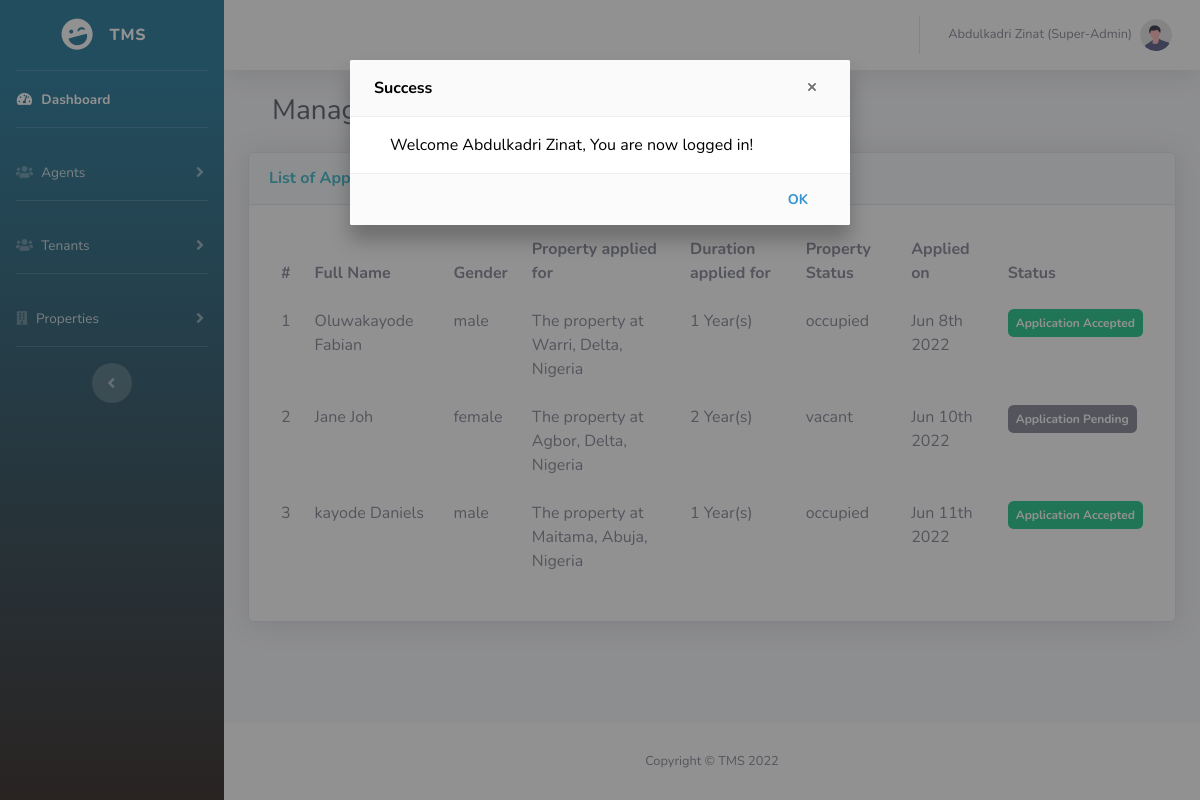
The page /app/applyFor_rent_list.php (signed in) on the database as committed earlier.
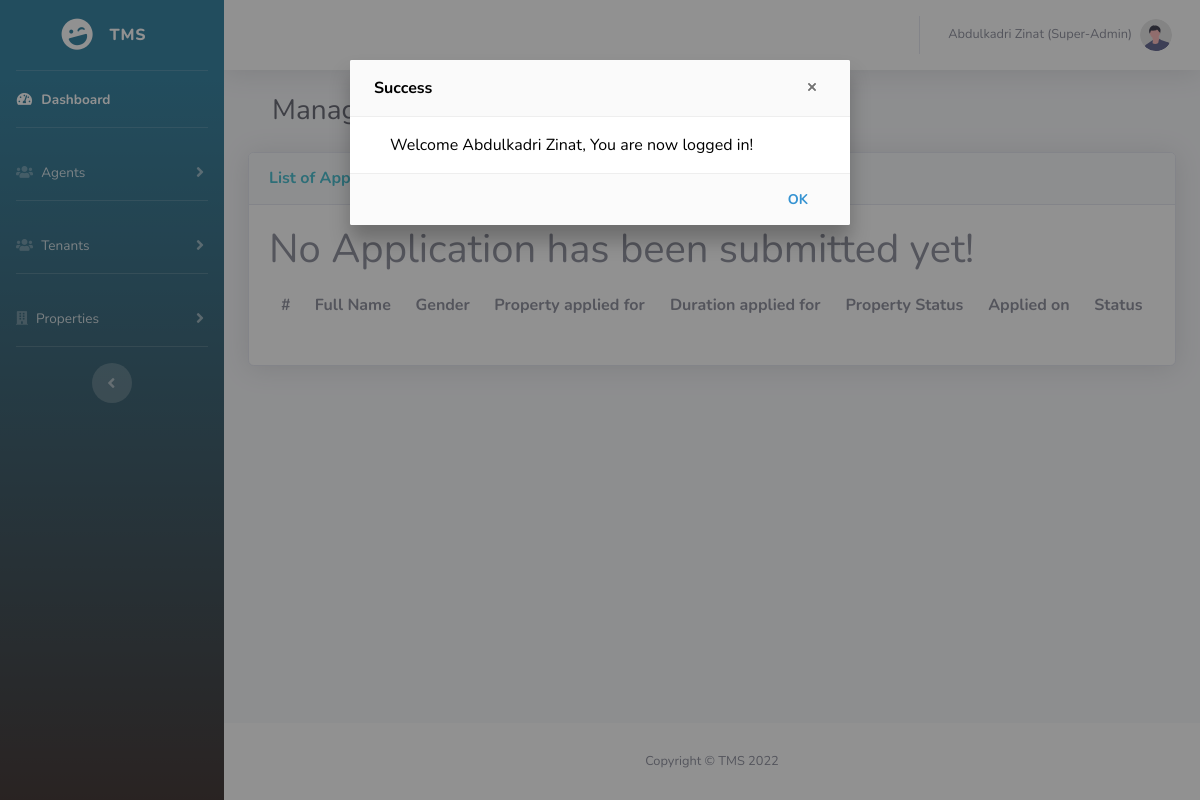
The same page on the database as committed later.
### tables this page shows
CREATE TABLE `application_for_property` (
  `application_id` int(5) NOT NULL,
  `first_name` varchar(100) NOT NULL,
  `last_name` varchar(100) NOT NULL,
  `gender` varchar(9) NOT NULL,
  `email` varchar(255) NOT NULL,
  `phone_no` varchar(20) NOT NULL,
  `property_id` int(5) NOT NULL,
  `applicant_state` varchar(50) NOT NULL,
  `applicant_lga` varchar(50) NOT NULL,
  `duration` int(11) NOT NULL,
  `applied_on` datetime NOT NULL DEFAULT current_timestamp()
);

CREATE TABLE `properties` (
  `property_id` int(5) NOT NULL,
  `admin_id` int(5) DEFAULT NULL,
  `country` varchar(50) NOT NULL,
  `state` varchar(50) NOT NULL,
  `city` varchar(50) NOT NULL,
  `address` varchar(100) NOT NULL,
  `description` varchar(255) NOT NULL,
  `rent_amount` decimal(10,2) NOT NULL,
  `image` varchar(255) NOT NULL,
  `property_status` enum('vacant','occupied') NOT NULL DEFAULT 'vacant',
  `assigned_status` enum('not_assigned','assigned') NOT NULL DEFAULT 'not_assigned',
  `tenant_id` int(5) DEFAULT NULL,
  `created_on` datetime NOT NULL DEFAULT current_timestamp()
);

### app/applyFor_rent_list.php (the view, shortened to what this page needs)
<?php
require '../config/config.php';
$data = '';
try {
    if ($_SESSION['role'] == 'agent') {
        $stmt = $connect->prepare('SELECT * FROM application_for_property JOIN properties ON application_for_property.property_id=properties.property_id WHERE application_for_property.property_id=:property_id');
        $stmt->execute([':property_id' => $_GET['property_id']]);
        $data2 = $stmt->fetchAll(PDO::FETCH_ASSOC);
        $data = $data2;
    } else if ($_SESSION['role'] == 'super_admin') {
        $stmt = $connect->prepare('SELECT * FROM application_for_property JOIN properties ON application_for_property.property_id=properties.property_id');
        $stmt->execute();
        $data2 = $stmt->fetchAll(PDO::FETCH_ASSOC);
        $data = $data2;
    }
} catch (PDOException $e) {
    $errMsg = $e->getMessage();
}
?>
<?php include '../include/header.php'; ?>
<?php require_once '../include/sideBar.php'; ?>
<div id="content-wrapper" class="d-flex flex-column">
    <div id="content">
        <?php require_once("../include/topBar.php") ?>
        <div class="container-fluid">
            <h1 class="h3 m-4 text-gray-800">Manage Properties</h1>
            <div class="card shadow mb-4">
                <div class="card-header py-3">
                    <h6 class="m-0 font-weight-bold text-info">List of Applicants</h6>
                </div>
                <div class="card-body">
                    <div class="table-responsive">
                        <table class="table table-borderless table-hover">
                            <thead>
                                <tr>
                                    <th scope="col">#</th>
                                    <th scope="col">Full Name</th>
                                    <th scope="col">Gender</th>
                                    <th scope="col">Property applied for</th>
                                    <th scope="col">Duration applied for</th>
                                    <th scope="col">Property Status</th>
                                    <th scope="col">Applied on</th>
                                    <?php if ($_SESSION['role'] == 'super_admin') : ?>
                                        <th scope="col">Status</th>
                                    <?php endif; ?>
                                </tr>
                            </thead>
                            <tbody>
                                <?php if (count($data) > 0) : ?>
                                    <?php foreach ($data as $key => $value) : ?>
                                        <tr>
                                            <td scope="row"><?= $key + 1 ?></th>
                                            <td><?= $value['first_name'] . ' ' . $value['last_name']  ?></td>
                                            <td><?= $value['gender'] ?></td>
                                            <td>The property at <?= $value['city'] . ', ' . $value['state'] . ', ' . $value['country'] ?></td>
                                            <td><?= $value['duration'] ?> Year(s)</td>
                                            <td><?= $value['property_status'] ?></td>
                                            <td><?= date('M jS Y', strtotime($value['applied_on'])) ?></td>
                                            <?php if ($_SESSION['role'] == 'super_admin') : ?>
                                                <?php if ($value['property_status'] == 'occupied') : ?>
                                                    <td><span class="badge badge-success p-2">Application Accepted</span></td>
                                                <?php else : ?>
                                                    <td><span class="badge badge-secondary p-2">Application Pending</span></td>
                                                <?php endif; ?>
                                            <?php endif; ?>
                                        </tr>
                                    <?php endforeach; ?>
                                <?php else : ?>
                                    <h1>No Application has been submitted yet!</h1>
                                <?php endif; ?>
                            </tbody>
                        </table>
                    </div>
                </div>
            </div>
        </div>
    </div>
    <footer class="sticky-footer bg-white">
        <div class="container my-auto">
            <div class="copyright text-center my-auto">
                <span>Copyright &copy; TMS 2022</span>
            </div>
        </div>
    </footer>
</div>
<?php include '../include/footer.php'; ?>

Rows that differ between the two databases and show on the page:
removed application_for_property: first_name "Oluwakayode", last_name "Fabian", gender "male", property.city "Warri", property.state "Delta", property.country "Nigeria", duration "1", property.property_status "occupied", applied_on "Jun 8th 2022", shows "Application Accepted"
removed application_for_property: first_name "Jane", last_name "Joh", gender "female", property.city "Agbor", property.state "Delta", property.country "Nigeria", duration "2", property.property_status "vacant", applied_on "Jun 10th 2022", shows "Application Pending"
removed application_for_property: first_name "kayode", last_name "Daniels", gender "male", property.city "Maitama", property.state "Abuja", property.country "Nigeria", duration "1", property.property_status "occupied", applied_on "Jun 11th 2022", shows "Application Accepted"
Other text that changed with them:
text now shown: "No Application has been submitted yet!"
